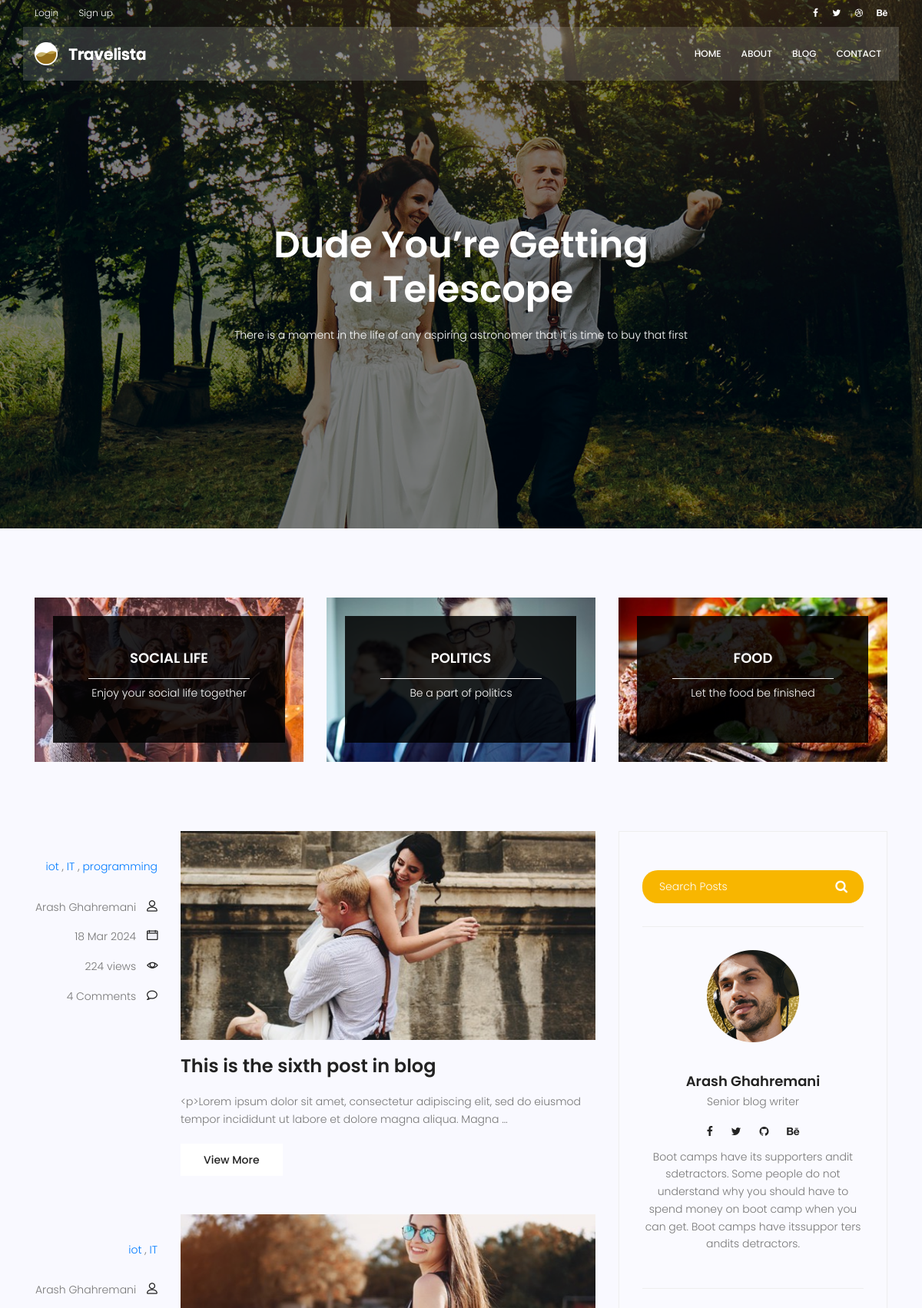
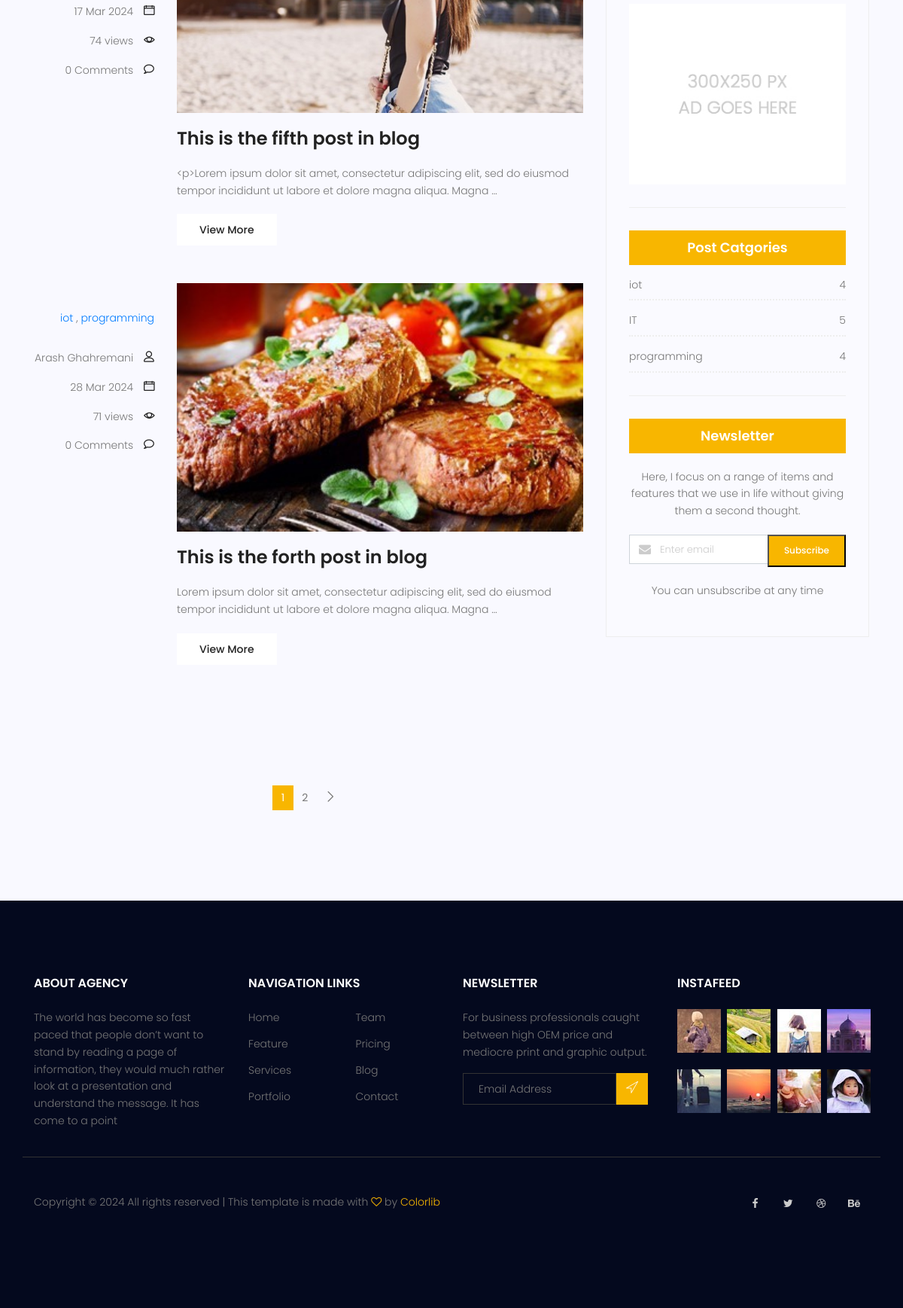
Screenshot of /blog/ with the database file from the repository (2 pictures, top to bottom).
### blog/models.py (models this page shows, shortened)
class Category(models.Model):
    name = models.CharField(max_length = 255)
    def __str__(self):
        return self.name

class Post (models.Model) :
    image = models.ImageField(upload_to = 'blog/',default = 'blog/default.jpg')
    author = models.ForeignKey(User,on_delete=models.SET_NULL,null=True)
    title = models.CharField (max_length = 200)
    content = models.TextField ()
    tags = TaggableManager()
    category = models.ManyToManyField (Category)
    counted_view = models.IntegerField (default = 0)
    status = models.BooleanField (default = False)
    published_date = models.DateTimeField (null = True)
    created_date = models.DateTimeField (auto_now_add = True)
    update_date = models.DateTimeField (auto_now = True)
    class Meta:
        ordering = ['-created_date']
    def excerpt(self) :
        return truncatewords(self.content,20)

### blog/views.py (the view)
# urls.py: path('', blog_view, name="index"),
def blog_view(request, **kwargs) :
    posts = Post.objects.filter(status = 1, published_date__lte = timezone.now())
    if kwargs.get('cat_name') != None:
        posts = posts.filter(category__name=kwargs['cat_name'])
    if kwargs.get('author_username') != None:
        posts = posts.filter(author__username = kwargs['author_username'])
    if kwargs.get('tag_name') != None:
        posts = posts.filter(tags__name__in=[kwargs['tag_name']])
    posts = Paginator (posts,3)
    try:
        page_number = request.GET.get ('page')
        posts = posts.get_page(page_number)
    except PageNotAnInteger:
        posts = posts.get_page(1)
    except EmptyPage:
        posts = posts.get_page(1)
    context = {'posts': posts}
    return render(request, "blog/blog-home.html", context)

### blog/templatetags/blog_tags.py (called while the page is built)
@register.inclusion_tag('blog/post-categories.html')
def postcategories() :
    posts = Post.objects.filter(status = 1)
    categories = Category.objects.all()
    cat_dict = {}
    for name in categories :
        cat_dict[name]=posts.filter(category=name).count()
    return {'categories':cat_dict}

@register.simple_tag(name = 'comments_count')
def function(pid):
    return Comment.objects.filter(post=pid, approved=True).count()

### templates/blog/blog-home.html (shortened to what this page needs)
{% extends 'base.html' %}
{% load static %}
{% load blog_tags %}
{% block content %}
<section class="banner-area relative blog-home-banner" id="home">
	<div class="overlay overlay-bg"></div>
	<div class="container">
		<div class="row d-flex align-items-center justify-content-center">
			<div class="about-content blog-header-content col-lg-12">
				<h1 class="text-white">
					Dude You’re Getting
					a Telescope
				</h1>
				<p class="text-white">
					There is a moment in the life of any aspiring astronomer that it is time to buy that first
				</p>
			</div>
		</div>
	</div>
</section>
<section class="top-category-widget-area pt-90 pb-90 ">
	<div class="container">
		<div class="row">
			<div class="col-lg-4">
				<div class="single-cat-widget">
					<div class="content relative">
						<div class="overlay overlay-bg"></div>
						<a href="#" target="_blank">
							<div class="thumb">
								<img class="content-image img-fluid d-block mx-auto"
									src="{% static 'img/blog/cat-widget1.jpg' %}" alt="">
							</div>
							<div class="content-details">
								<h4 class="content-title mx-auto text-uppercase">Social life</h4>
								<span></span>
								<p>Enjoy your social life together</p>
							</div>
						</a>
					</div>
				</div>
			</div>
			<div class="col-lg-4">
				<div class="single-cat-widget">
					<div class="content relative">
						<div class="overlay overlay-bg"></div>
						<a href="#" target="_blank">
							<div class="thumb">
								<img class="content-image img-fluid d-block mx-auto"
									src="{% static 'img/blog/cat-widget2.jpg' %}" alt="">
							</div>
							<div class="content-details">
								<h4 class="content-title mx-auto text-uppercase">Politics</h4>
								<span></span>
								<p>Be a part of politics</p>
							</div>
						</a>
					</div>
				</div>
			</div>
			<div class="col-lg-4">
				<div class="single-cat-widget">
					<div class="content relative">
						<div class="overlay overlay-bg"></div>
						<a href="#" target="_blank">
							<div class="thumb">
								<img class="content-image img-fluid d-block mx-auto"
									src="{% static 'img/blog/cat-widget3.jpg' %}" alt="">
							</div>
							<div class="content-details">
								<h4 class="content-title mx-auto text-uppercase">Food</h4>
								<span></span>
								<p>Let the food be finished</p>
							</div>
						</a>
					</div>
				</div>
			</div>
		</div>
	</div>
</section>
<section class="post-content-area">
	<div class="container">
		<div class="row">
			<div class="col-lg-8 posts-list">
				{% for post in posts %}
				<div class="single-post row">
					<div class="col-lg-3  col-md-3 meta-details">
						<ul class="tags">
							{% for cat in post.category.all %}
								<a href="{% url 'blog:category' cat_name=cat.name %}"> {{ cat.name }}</a> {% if not forloop.last %},{% endif %}
							{% endfor %}
						</ul>
						<div class="user-details row">
							<p class="user-name col-lg-12 col-md-12 col-6"><a href="{% url 'blog:author' author_username=post.author.username %}">{{post.author.get_full_name}}</a>
								<span class="lnr lnr-user"></span></p>
							<p class="date col-lg-12 col-md-12 col-6"><a href="#">{{post.published_date|date:'d M Y'}}</a> <span
									class="lnr lnr-calendar-full"></span></p>
							<p class="view col-lg-12 col-md-12 col-6"><a href="#">{{post.counted_view}} views</a> <span
									class="lnr lnr-eye"></span></p>
							<p class="comments col-lg-12 col-md-12 col-6"><a href="#">{% comments_count post.id %} Comments </a> <span
									class="lnr lnr-bubble"></span></p>
						</div>
					</div>
					<div class="col-lg-9 col-md-9 ">
						<div class="feature-img">
							<img class="img-fluid" src="{{post.image.url}}" alt="">
						</div>
						<a class="posts-title" href="{% url 'blog:single' pid=post.id%}">
							<h3>{{post.title}}</h3>
						</a>
						<p class="excert">
							{{post.excerpt}}
						</p>
						<a href={{post.id}} class="primary-btn">View More</a>
					</div>
				</div>
				{% endfor%}
				<nav class="blog-pagination justify-content-center d-flex">
					<ul class="pagination">
						{% for i in posts.paginator.page_range %}
						{% if posts.number == i %}
							<li class="page-item active"><a href="?page={{i}}" class="page-link">{{i}}</a></li>
							{% else %}
							<li class="page-item"><a href="?page={{i}}" class="page-link">{{i}}</a></li>
						{% endif %}
						{% endfor %}
						{% if posts.has_next %}
						<li class="page-item">
							<a href="?page={{ posts.next_page_number }}" class="page-link" aria-label="Next">
								<span aria-hidden="true">
									<span class="lnr lnr-chevron-right"></span>
								</span>
							</a>
						</li>
						{% endif %}
					</ul>
			</nav>
			</div>
			<div class="col-lg-4 sidebar-widgets">
				<div class="widget-wrap">
						{% include 'blog/blog-search.html' %}
						{% include 'blog/blog-writer.html' %}
					    {% include 'blog/blog-ads.html' %}
						{% postcategories %}
						<div class="single-sidebar-widget newsletter-widget">
							<h4 class="newsletter-title">Newsletter</h4>
							<p>
								Here, I focus on a range of items and features that we use in life without
								giving them a second thought.
							</p>
							<form action="{% url 'website:newsletter' %}" method="post" class="subscription relative">
								<div class="form-group d-flex flex-row">
									<div class="col-autos">
										<div class="input-group">
											<div class="input-group-prepend">
												<div class="input-group-text"><i class="fa fa-envelope" aria-hidden="true"></i>
												</div>
											</div>
											<input type="email" class="form-control" id="inlineFormInputGroup" name="email"
												placeholder="Enter email" onfocus="this.placeholder = ''"
												onblur="this.placeholder = 'Enter email'">
										</div>
									</div>
									<button type="submit" class="bbtns">Subscribe</button>
								</div>
							</form>
							<p class="text-bottom">
								You can unsubscribe at any time
							</p>
						</div>
				</div>
			</div>
		</div>
	</div>
</section>
{% endblock%}

### templates/blog/post-categories.html
{% load static %}
<div class="single-sidebar-widget post-category-widget">
    <h4 class="category-title">Post Catgories</h4>
    <ul class="cat-list">
        {% for name,count in categories.items %}
        <li>
            <a href="{% url 'blog:category' cat_name=name %}" class="d-flex justify-content-between">
                <p>{{name}}</p>
                <p>{{count}}</p>
            </a>
        </li>
        {% endfor %}
    </ul>
</div>

### rows the page displays
Post: author.get_full_name "Arash Ghahremani", published_date "18 Mar 2024", counted_view "224", id "4", image (picture), title "This is the sixth post in blog", excerpt "<p>Lorem ipsum dolor sit amet, consectetur adipiscing elit, sed do eiusmod tempor incididunt ut labore et dolore magna aliqua. Magna …"
Category: name "iot", count "4"
Category: name "IT", count "5"
Category: name "programming", count "4"
Post: author.get_full_name "Arash Ghahremani", published_date "17 Mar 2024", counted_view "74", id "0", image (picture), title "This is the fifth post in blog", excerpt "<p>Lorem ipsum dolor sit amet, consectetur adipiscing elit, sed do eiusmod tempor incididunt ut labore et dolore magna aliqua. Magna …"
Post: author.get_full_name "Arash Ghahremani", published_date "28 Mar 2024", counted_view "71", id "0", image (picture), title "This is the forth post in blog", excerpt "Lorem ipsum dolor sit amet, consectetur adipiscing elit, sed do eiusmod tempor incididunt ut labore et dolore magna aliqua. Magna …"

### other values shown
{{ i }} "1"
{{ i }} "2"
